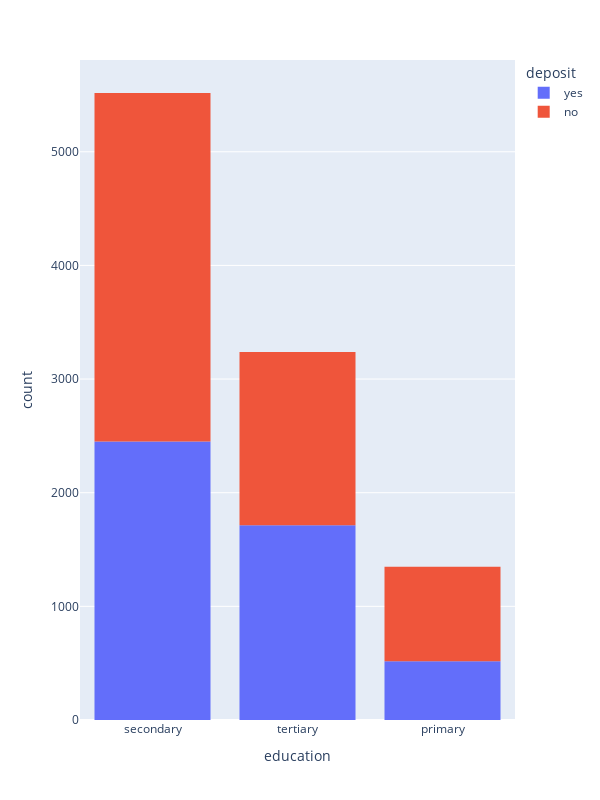

The cell this chart's notebook holds for it:
### Code cell
# постройте визуализации для открывших и неоткрывших депозит в зависимости от образования


display(px.histogram(df, x='education', color='deposit', height=800, width=600))

### Figure 1 — Plotly figure (JSON) as saved in the notebook; plotly's stock layout.template omitted (floating-point values rounded to 4 significant figures; data arrays with more than 128 entries replaced by an {"elided": "..."} marker saying what was removed)
{"data": [{"alignmentgroup": "True", "bingroup": "x", "hovertemplate": "deposit=yes<br>education=%{x}<br>count=%{y}<extra></extra>", "legendgroup": "yes", "marker": {"color": "#636efa", "pattern": {"shape": ""}}, "name": "yes", "offsetgroup": "yes", "orientation": "v", "showlegend": true, "type": "histogram", "x": {"elided": "4681 str values"}, "xaxis": "x", "yaxis": "y"}, {"alignmentgroup": "True", "bingroup": "x", "hovertemplate": "deposit=no<br>education=%{x}<br>count=%{y}<extra></extra>", "legendgroup": "no", "marker": {"color": "#EF553B", "pattern": {"shape": ""}}, "name": "no", "offsetgroup": "no", "orientation": "v", "showlegend": true, "type": "histogram", "x": {"elided": "5424 str values"}, "xaxis": "x", "yaxis": "y"}], "layout": {"barmode": "relative", "height": 800, "legend": {"title": {"text": "deposit"}, "tracegroupgap": 0}, "margin": {"t": 60}, "width": 600, "xaxis": {"anchor": "y", "domain": [0, 1], "title": {"text": "education"}}, "yaxis": {"anchor": "x", "domain": [0, 1], "title": {"text": "count"}}}}
